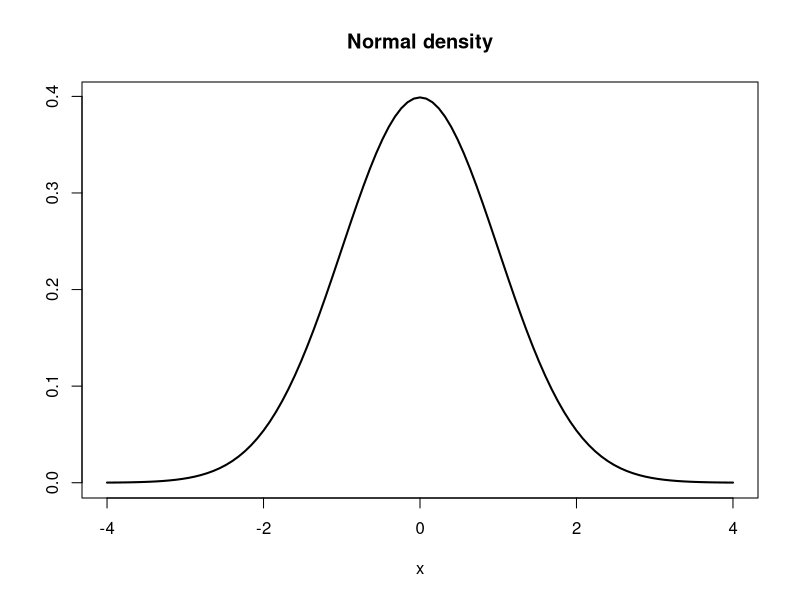
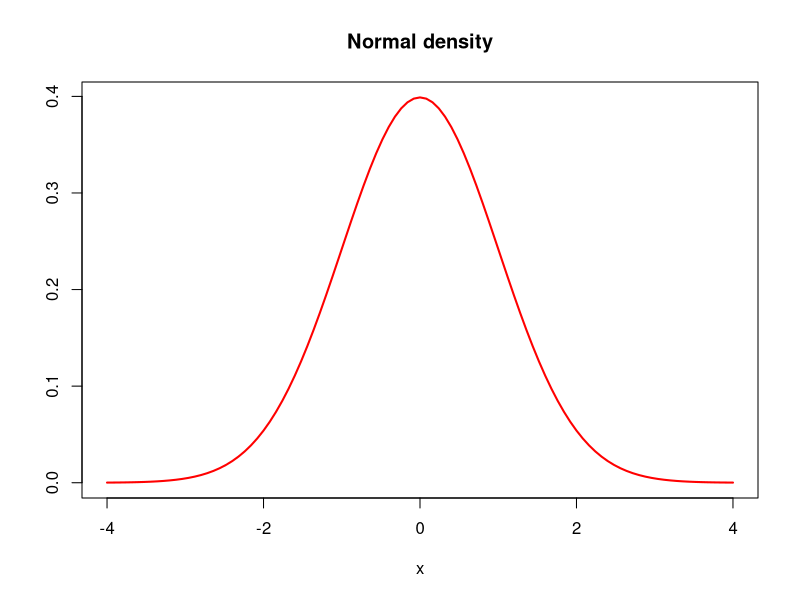
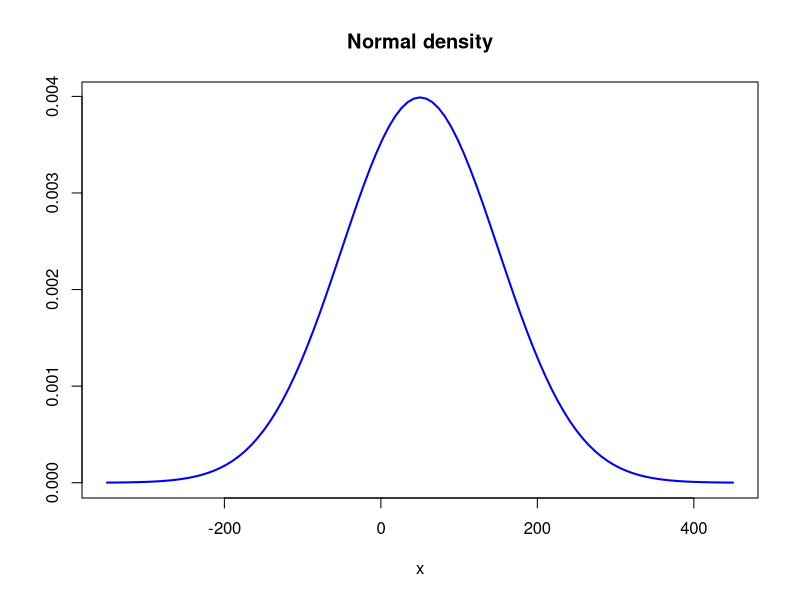
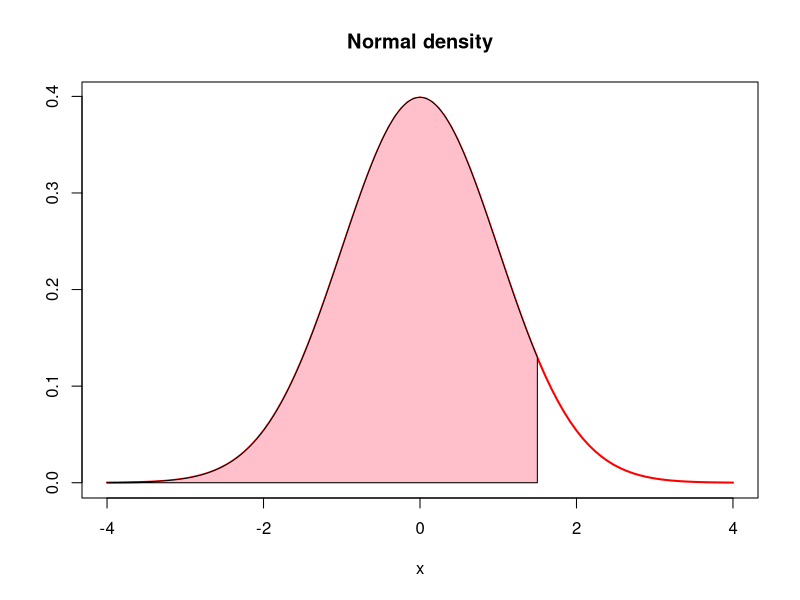
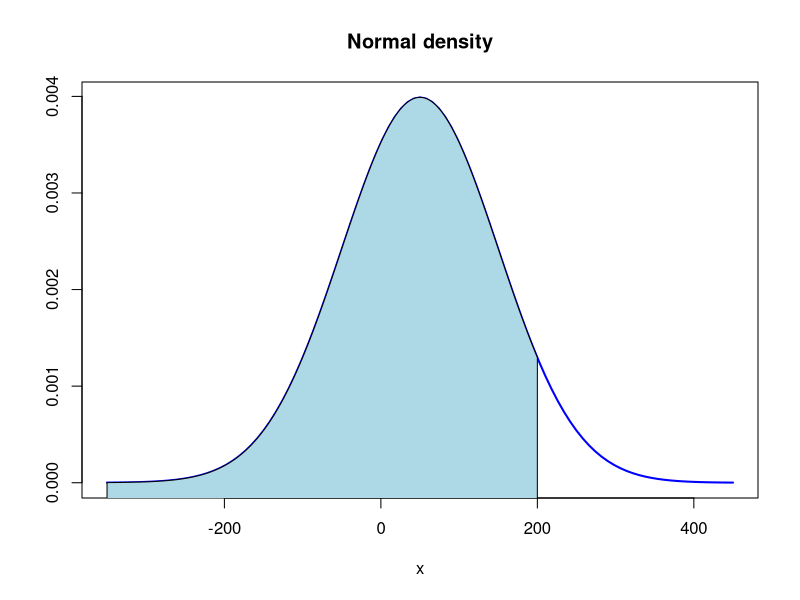
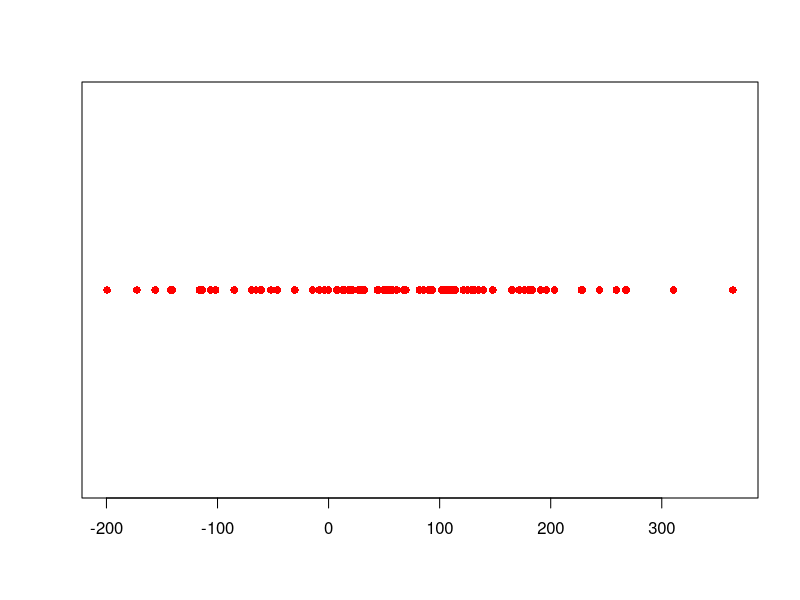

Generate these figures, in order, with R: (Note: this script raises an error after producing the figures.)
# JULIO HUATO
# SFC

# Study the normal distribution in the slides.

# The density function of a normally distributed random variable X (standard normal):
curve(exp(-(1/2)*(x^2))/sqrt(2*pi), from=-4, to=4, type="l", main="Normal density", ylab="", lwd=2)

# Or, using the formula built in R (called "dnorm", default=standard normal, Z ~ N(0,1)):
curve(dnorm, from=-4, to=4, type="l", main="Normal density", ylab="", col="red", lwd=2)

# Here is the density for X ~ N(50, 100).  Note the scales of X and Y.
curve(dnorm(x, 50, 100), from=-350, to=450, type="l", main="Normal density", ylab="", col="blue", lwd=2)

# Note that the density function (plotted on the vertical axis) for X = x is not
# the probability that X = x.  For example, the normal density when Z = 0 is approx. 0.4:
dnorm(0, mean = 0, sd = 1, log = FALSE)

# The normal density when X = 50 when X ~ N(50, 10,000):
dnorm(50, mean = 50, sd = 100, log = FALSE)
# This is because the area under the density curve must equal to 1 
# (from minus infinity to plus infinity).

# The Pr(X=x) = 0, because this is a continuous r.v. And Pr (- \infty < x < + \infty) = 1.

# Instead, the probability is only defined for intervals of X.  For example, 
# P(Z < 1.5):
pnorm(1.5, mean = 0, sd = 1, lower.tail = TRUE, log.p = FALSE)
curve(dnorm, from=-4, to=4, type="l", main="Normal density", ylab="", col="red", lwd=2)
cord.x <- c(-4,seq(-4,1.5,0.01),1.5) 
cord.y <- c(0,dnorm(seq(-4,1.5,0.01)),0) 
polygon(cord.x,cord.y,col="pink", border=NULL)

# Here's P(X < 250) if X ~ N(50, 10,000):
pnorm(200, mean = 50, sd = 100, lower.tail = TRUE, log.p = FALSE)
curve(dnorm(x,50,100), from=-350, to=450, type="l", main="Normal density", ylab="", col="blue", lwd=2)
cord.x <- c(-350,seq(-350,200,0.01),200) 
cord.y <- c(0,dnorm(mean=50, sd=100, seq(-350,200,0.01)),-350) 
polygon(cord.x,cord.y,col="lightblue", border=NULL)

# R allows to determine critical values of X.  For example,
# suppose you need Z = z so that P(X < x) = 0.025 (2.5% on the left tail):
qnorm(0.025, mean=0, sd=1)

# If you need X = x so that P(X < x) = 0.025 (2.5% on the left tail), when X ~ N(50, 10,000):
qnorm(0.025, mean=50, sd=100)

# This defines a sample vector w (n=100) randomly drawn from X ~ N(50, 10,000):
w <- as.data.frame(rnorm(100, mean = 50, sd = 100))
w[,1]
# This plots w against the observation index (1:100):
plot(w, pch=16, col="red")

# These plot the histogram and density of w:
hist(w)
plot(density(w))
